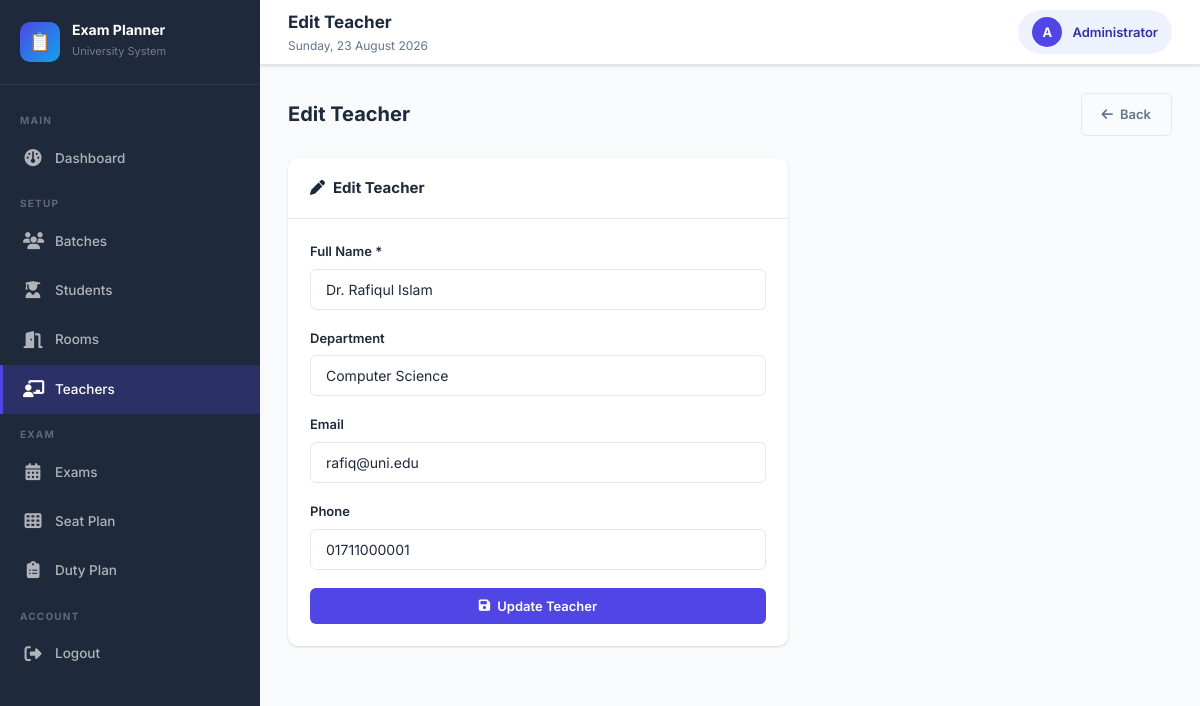
The page /modules/teachers/edit.php?id=1 (signed in) on the database its author committed.
### tables this page shows
CREATE TABLE IF NOT EXISTS teachers (
    id INT AUTO_INCREMENT PRIMARY KEY,
    name VARCHAR(100) NOT NULL,
    department VARCHAR(100),
    email VARCHAR(100),
    phone VARCHAR(20),
    duty_count INT DEFAULT 0,
    created_at TIMESTAMP DEFAULT CURRENT_TIMESTAMP
);

### modules/teachers/edit.php (the view, shortened to what this page needs)
<?php
require_once '../../config/db.php';
$id = (int)($_GET['id'] ?? 0);
$t = $conn->query("SELECT * FROM teachers WHERE id=$id")->fetch_assoc();
include '../../includes/header.php';
?>
<div class="page-title"><div><h2>Edit Teacher</h2></div>
    <a href="index.php" class="btn btn-outline"><i class="fa fa-arrow-left"></i> Back</a></div>
<div class="card" style="max-width:500px">
    <div class="card-header"><h4><i class="fa fa-pen"></i> Edit Teacher</h4></div>
    <div class="card-body">
        <form method="POST">
            <div class="form-group"><label>Full Name *</label>
                <input type="text" name="name" class="form-control" value="<?= htmlspecialchars($t['name']) ?>" required></div>
            <div class="form-group"><label>Department</label>
                <input type="text" name="department" class="form-control" value="<?= htmlspecialchars($t['department'] ?? '') ?>"></div>
            <div class="form-group"><label>Email</label>
                <input type="email" name="email" class="form-control" value="<?= htmlspecialchars($t['email'] ?? '') ?>"></div>
            <div class="form-group"><label>Phone</label>
                <input type="text" name="phone" class="form-control" value="<?= htmlspecialchars($t['phone'] ?? '') ?>"></div>
            <button type="submit" class="btn btn-primary btn-block"><i class="fa fa-save"></i> Update Teacher</button>
        </form>
    </div>
</div>
<?php include '../../includes/footer.php'; ?>

### assets/css/style.css (style rules this page uses)
:root { --primary: #4F46E5; --primary-dark: #3730A3; --primary-light: #EEF2FF; --secondary: #0EA5E9; --success: #10B981; --warning: #F59E0B; --danger: #EF4444; --dark: #1E293B; --gray: #64748B; --light: #F8FAFC; --border: #E2E8F0; --white: #FFFFFF; --sidebar-width: 260px; --header-height: 65px; --shadow: 0 1px 3px rgba(0,0,0,0.1), 0 1px 2px rgba(0,0,0,0.06); --shadow-md: 0 4px 6px -1px rgba(0,0,0,0.1), 0 2px 4px -1px rgba(0,0,0,0.06); --shadow-lg: 0 10px 15px -3px rgba(0,0,0,0.1), 0 4px 6px -2px rgba(0,0,0,0.05); --radius: 10px; --radius-sm: 6px; }
* { margin: 0; padding: 0; box-sizing: border-box; }
body { font-family: 'Inter', sans-serif; background: var(--light); color: var(--dark); font-size: 14px; line-height: 1.6; }
.form-group { margin-bottom: 18px; text-align: left; }
.form-group label { display: block; font-size: 13px; font-weight: 600; color: var(--dark); margin-bottom: 7px; }
.form-control { width: 100%; padding: 11px 15px; border: 1.5px solid var(--border); border-radius: var(--radius-sm); font-size: 14px; font-family: 'Inter', sans-serif; transition: all 0.2s; background: var(--white); color: var(--dark); }
.btn { display: inline-flex; align-items: center; gap: 7px; padding: 10px 20px; border-radius: var(--radius-sm); font-size: 13px; font-weight: 600; font-family: 'Inter', sans-serif; cursor: pointer; border: none; transition: all 0.2s; text-decoration: none; }
.btn-primary { background: var(--primary); color: white; }
.btn-outline { background: transparent; border: 1.5px solid var(--border); color: var(--gray); }
.btn-block { width: 100%; justify-content: center; }
.card { background: var(--white); border-radius: var(--radius); box-shadow: var(--shadow); overflow: hidden; }
.card-header { padding: 18px 22px; border-bottom: 1px solid var(--border); display: flex; align-items: center; justify-content: space-between; flex-wrap: wrap; gap: 10px; }
.card-header h4 { font-size: 15px; font-weight: 700; color: var(--dark); display: flex; align-items: center; gap: 8px; }
.card-body { padding: 22px; }
.page-title { margin-bottom: 22px; display: flex; align-items: center; justify-content: space-between; flex-wrap: wrap; gap: 12px; }
.page-title h2 { font-size: 20px; font-weight: 700; color: var(--dark); }

### rows shown on the page
teachers: name "Dr. Rafiqul Islam", department "Computer Science", email "rafiq@uni.edu", phone "01711000001"

### other values the page prints
$page_title "Edit Teacher"
substr($_SESSION['admin_name'], 0, 1) "A"
$_SESSION['admin_name'] "Administrator"
